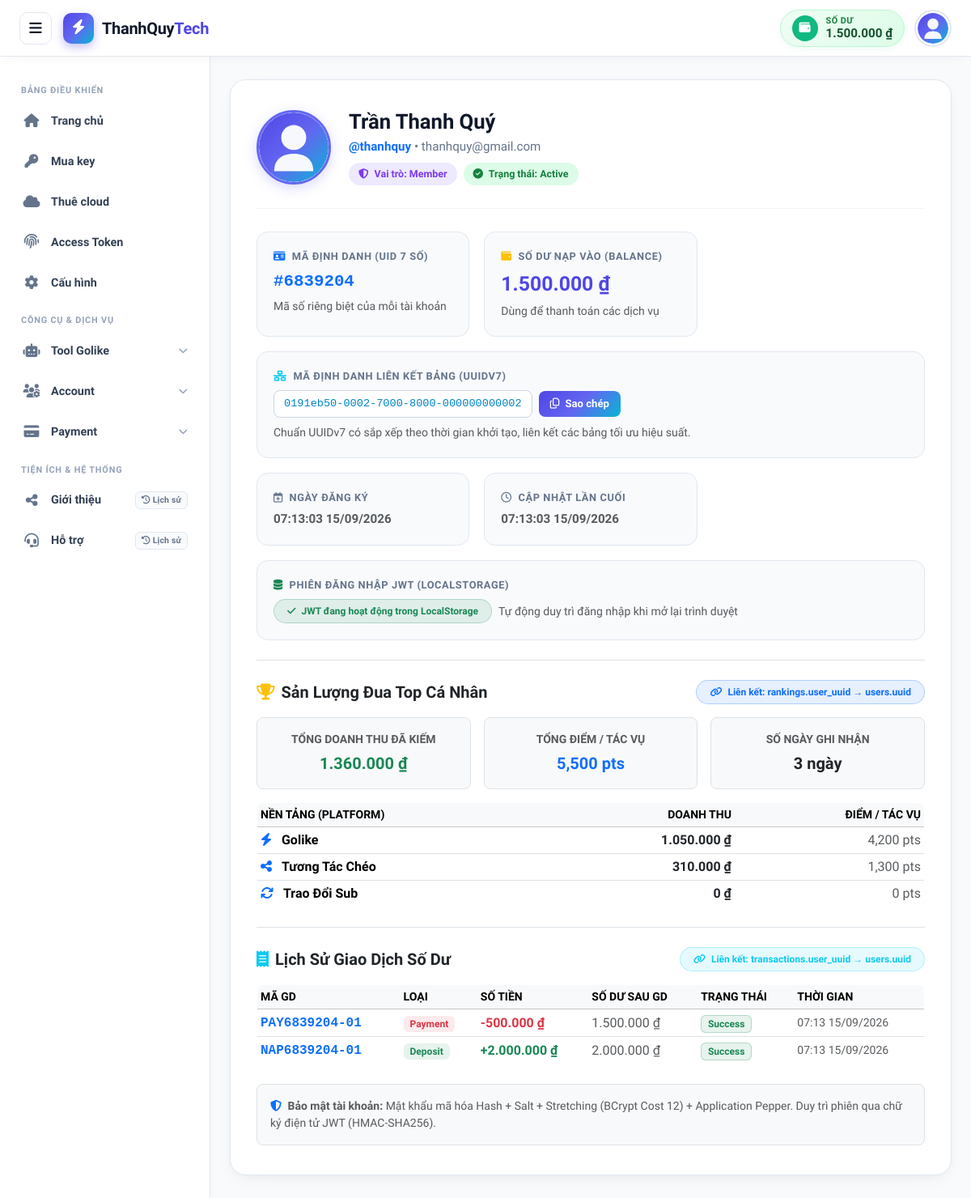
The app's page /profile.php (signed in) with its own data.
### tables this page shows
CREATE TABLE IF NOT EXISTS `users` (
    `id` BIGINT UNSIGNED AUTO_INCREMENT PRIMARY KEY COMMENT 'Khóa chính tự tăng',
    `uid` INT UNSIGNED NOT NULL UNIQUE COMMENT 'Mã định danh riêng biệt (7 chữ số: 1000000 - 9999999)',
    `uuid` CHAR(36) NOT NULL UNIQUE COMMENT 'Định danh duy nhất chuẩn UUIDv7 liên kết giữa các bảng',
    `name` VARCHAR(100) NOT NULL COMMENT 'Tên hiển thị người dùng',
    `username` VARCHAR(50) NOT NULL UNIQUE COMMENT 'Tên đăng nhập (@tên)',
    `password` VARCHAR(255) NOT NULL COMMENT 'Mật khẩu mã hóa Hash + Salt + Stretching (BCRYPT / Argon2ID)',
    `email` VARCHAR(191) NOT NULL UNIQUE COMMENT 'Địa chỉ email duy nhất',
    `balance` DECIMAL(15, 2) NOT NULL DEFAULT 0.00 COMMENT 'Số dư tài khoản nạp vào (VND)',
    `avatar` VARCHAR(255) NOT NULL DEFAULT 'assets/images/default-avatar.svg' COMMENT 'Đường dẫn ảnh đại diện',
    `role` ENUM('Admin', 'Member') NOT NULL DEFAULT 'Member' COMMENT 'Vai trò người dùng trong hệ thống',
    `status` ENUM('Active', 'Inactive', 'Locked') NOT NULL DEFAULT 'Active' COMMENT 'Trạng thái hoạt động của tài khoản',
    `created_at` TIMESTAMP NOT NULL DEFAULT CURRENT_TIMESTAMP COMMENT 'Thời điểm tạo tài khoản',
    `updated_at` TIMESTAMP NOT NULL DEFAULT CURRENT_TIMESTAMP ON UPDATE CURRENT_TIMESTAMP COMMENT 'Thời điểm cập nhật gần nhất',
    
    INDEX `idx_users_uid` (`uid`),
    INDEX `idx_users_uuid` (`uuid`),
    INDEX `idx_users_username` (`username`),
    INDEX `idx_users_email` (`email`),
    INDEX `idx_users_status` (`status`)
);

CREATE TABLE IF NOT EXISTS `transactions` (
    `id` BIGINT UNSIGNED AUTO_INCREMENT PRIMARY KEY,
    `user_uuid` CHAR(36) NOT NULL COMMENT 'Liên kết bảng users.uuid',
    `code` VARCHAR(50) NOT NULL UNIQUE COMMENT 'Mã giao dịch duy nhất (VD: NAP260901, PAY...)',
    `type` ENUM('Deposit', 'Withdraw', 'Payment', 'Refund') NOT NULL DEFAULT 'Deposit' COMMENT 'Loại giao dịch',
    `amount` DECIMAL(15, 2) NOT NULL DEFAULT 0.00 COMMENT 'Số tiền biến động (VND)',
    `balance_before` DECIMAL(15, 2) NOT NULL DEFAULT 0.00 COMMENT 'Số dư tài khoản trước khi giao dịch',
    `balance_after` DECIMAL(15, 2) NOT NULL DEFAULT 0.00 COMMENT 'Số dư tài khoản sau khi giao dịch',
    `status` ENUM('Pending', 'Success', 'Failed', 'Cancelled') NOT NULL DEFAULT 'Success' COMMENT 'Trạng thái giao dịch',
    `note` VARCHAR(255) DEFAULT NULL COMMENT 'Nội dung chi tiết giao dịch',
    `created_at` TIMESTAMP NOT NULL DEFAULT CURRENT_TIMESTAMP,
    
    INDEX `idx_trans_user_uuid` (`user_uuid`),
    INDEX `idx_trans_code` (`code`),
    INDEX `idx_trans_status` (`status`),
    INDEX `idx_trans_created_at` (`created_at`),
    CONSTRAINT `fk_transactions_user_uuid` 
        FOREIGN KEY (`user_uuid`) REFERENCES `users` (`uuid`) 
        ON DELETE CASCADE ON UPDATE CASCADE
);

### profile.php (the view, shortened to what the rows shown need)
<?php
require_once __DIR__ . '/config/config.php';
$stmt = $pdo->prepare("
    SELECT id, uid, uuid, name, username, email, balance, avatar, role, status, created_at, updated_at
    FROM users
    WHERE id = ?
    LIMIT 1
");
$stmt->execute([$_SESSION['user_id']]);
$user = $stmt->fetch();
$userPlatforms = [];
try {
    $stmtPlatformStats = $pdo->prepare("
        SELECT
            p.name as platform_name,
            p.icon as platform_icon,
            COALESCE(SUM(r.amount), 0) as platform_amount,
            COALESCE(SUM(r.points), 0) as platform_points
        FROM platforms p
        LEFT JOIN rankings r ON p.id = r.platform_id AND r.user_uuid = ?
        WHERE p.status = 'Active'
        GROUP BY p.id, p.name, p.icon
        ORDER BY platform_amount DESC
    ");
    $stmtPlatformStats->execute([$user['uuid']]);
    $userPlatforms = $stmtPlatformStats->fetchAll();
} catch (Exception $e) {
}
$userTransactions = [];
try {
    $stmtTrans = $pdo->prepare("
        SELECT code, type, amount, balance_before, balance_after, status, note, created_at
        FROM transactions
        WHERE user_uuid = ?
        ORDER BY id DESC
        LIMIT 5
    ");
    $stmtTrans->execute([$user['uuid']]);
    $userTransactions = $stmtTrans->fetchAll();
} catch (Exception $e) {
}
?>
<!DOCTYPE html>
<html lang="vi">
<head>
    <link href="https://cdn.jsdelivr.net/npm/bootstrap@5.3.3/dist/css/bootstrap.min.css" rel="stylesheet">
    <link rel="stylesheet" href="https://cdnjs.cloudflare.com/ajax/libs/font-awesome/6.5.1/css/all.min.css">
</head>
<body>
    <header class="app-header">
        <div class="header-right">
            <a href="/payments/deposit" class="header-balance-card" title="Nạp tiền vào tài khoản">
                <div class="balance-text-group">
                    <span class="balance-title">Số dư</span>
                    <span class="balance-val"><?= format_currency($user['balance']) ?></span>
                </div>
            </a>
            <div class="user-profile-container" id="userDropdownContainer">
                <button type="button" class="user-profile-toggle" id="userProfileToggle" onclick="toggleUserPopup(event)" aria-expanded="false" title="<?= htmlspecialchars($user['name']) ?>">
                    <img src="<?= htmlspecialchars($user['avatar']) ?>"
                         alt="Avatar"
                         class="user-avatar-small"
                         onerror="this.onerror=null; this.src='assets/images/default-avatar.svg';">
                </button>
            </div>
        </div>
    </header>
    <main class="app-main">
        <div class="profile-container-inner">
        <div class="profile-card">
            <div class="profile-header">
                <div>
                    <img src="<?= htmlspecialchars($user['avatar']) ?>" alt="Avatar" class="profile-avatar">
                </div>
                <div class="flex-grow-1">
                    <h2 class="profile-name"><?= htmlspecialchars($user['name']) ?></h2>
                    <div class="profile-handle">
                        <span class="text-primary fw-semibold"><?= htmlspecialchars($user['username']) ?></span> &bull; <span><?= htmlspecialchars($user['email']) ?></span>
                    </div>
                    <div class="d-flex gap-2 mt-2 flex-wrap">
                        <span class="badge-role">
                            <i class="fa-solid fa-shield-halved me-1"></i> Vai trò: <?= htmlspecialchars($user['role']) ?>
                        </span>
                        <span class="badge-status">
                            <i class="fa-solid fa-circle-check me-1"></i> Trạng thái: <?= htmlspecialchars($user['status']) ?>
                        </span>
                    </div>
                </div>
            </div>
            <div class="stats-grid">
                <div class="stat-box">
                    <div class="stat-label">
                        <i class="fa-solid fa-id-card text-primary me-1"></i> Mã định danh (UID 7 số)
                    </div>
                    <div class="stat-value text-primary font-monospace">
                        #<?= htmlspecialchars($user['uid']) ?>
                    </div>
                    <div class="text-muted small mt-1">Mã số riêng biệt của mỗi tài khoản</div>
                </div>
                <div class="stat-box">
                    <div class="stat-label">
                        <i class="fa-solid fa-wallet text-warning me-1"></i> Số dư nạp vào (Balance)
                    </div>
                    <div class="stat-value highlight">
                        <?= format_currency($user['balance']) ?>
                    </div>
                    <div class="text-muted small mt-1">Dùng để thanh toán các dịch vụ</div>
                </div>
                <div class="stat-box" style="grid-column: 1 / -1;">
                    <div class="d-flex align-items-center gap-2 mt-2 flex-wrap">
                        <span class="uuid-box" id="uuidText"><?= htmlspecialchars($user['uuid']) ?></span>
                        <button type="button" class="btn-gradient-sm" onclick="copyUUID()">
                            <i class="fa-regular fa-copy me-1"></i> Sao chép
                        </button>
                    </div>
                </div>
                <div class="stat-box">
                    <div class="stat-label">
                        <i class="fa-regular fa-calendar-plus me-1"></i> Ngày đăng ký
                    </div>
                    <div class="stat-value text-muted" style="font-size: 0.95rem;">
                        <?= date('H:i:s d/m/Y', strtotime($user['created_at'])) ?>
                    </div>
                </div>
                <div class="stat-box">
                    <div class="stat-label">
                        <i class="fa-regular fa-clock me-1"></i> Cập nhật lần cuối
                    </div>
                    <div class="stat-value text-muted" style="font-size: 0.95rem;">
                        <?= date('H:i:s d/m/Y', strtotime($user['updated_at'])) ?>
                    </div>
                </div>
            </div>
            <div class="mt-4 pt-4 border-top">
                <?php if (!empty($userPlatforms)): ?>
                <div class="table-responsive">
                    <table class="table table-sm table-hover align-middle border mb-0 rounded-3 overflow-hidden">
                        <thead class="table-light small text-muted">
                            <tr>
                                <th>NỀN TẢNG (PLATFORM)</th>
                                <th class="text-end">DOANH THU</th>
                                <th class="text-end">ĐIỂM / TÁC VỤ</th>
                            </tr>
                        </thead>
                    </table>
                </div>
                <?php endif; ?>
            </div>
            <div class="mt-4 pt-4 border-top">
                <?php if (!empty($userTransactions)): ?>
                <div class="table-responsive">
                    <table class="table table-sm table-hover align-middle border mb-0 rounded-3 overflow-hidden">
                        <thead class="table-light small text-muted">
                            <tr>
                                <th>MÃ GD</th>
                                <th>LOẠI</th>
                                <th>SỐ TIỀN</th>
                                <th>SỐ DƯ SAU GD</th>
                                <th>TRẠNG THÁI</th>
                                <th>THỜI GIAN</th>
                            </tr>
                        </thead>
                        <tbody>
                            <?php foreach ($userTransactions as $tx): ?>
                            <tr>
                                <td><span class="font-monospace fw-semibold text-primary"><?= htmlspecialchars($tx['code']) ?></span></td>
                                <td>
                                    <span class="badge bg-<?= ($tx['type'] === 'Deposit') ? 'success' : (($tx['type'] === 'Payment') ? 'danger' : 'secondary') ?> bg-opacity-10 text-<?= ($tx['type'] === 'Deposit') ? 'success' : (($tx['type'] === 'Payment') ? 'danger' : 'secondary') ?> px-2 py-1">
                                        <?= htmlspecialchars($tx['type']) ?>
                                    </span>
                                </td>
                                <td class="fw-bold text-<?= ($tx['type'] === 'Deposit') ? 'success' : 'danger' ?>">
                                    <?= ($tx['type'] === 'Deposit' ? '+' : '-') . format_currency($tx['amount']) ?>
                                </td>
                                <td class="text-muted"><?= format_currency($tx['balance_after']) ?></td>
                                <td>
                                    <span class="badge bg-success bg-opacity-10 text-success border border-success border-opacity-25">
                                        <?= htmlspecialchars($tx['status']) ?>
                                    </span>
                                </td>
                                <td class="text-muted small"><?= date('H:i d/m/Y', strtotime($tx['created_at'])) ?></td>
                            </tr>
                            <?php endforeach; ?>
                        </tbody>
                    </table>
                </div>
                <?php else: ?>
                <div class="p-3 text-center bg-light rounded-3 text-muted small">
                    <i class="fa-solid fa-circle-info me-1"></i> Chưa có ghi nhận giao dịch biến động số dư nào.
                </div>
                <?php endif; ?>
            </div>
        </div>
        </div>
    </main>
</body>
</html>

### records on screen
users: balance "1.500.000 ₫", avatar (placeholder picture), name "Trần Thanh Quý", username "@thanhquy", email "thanhquy@gmail.com", role "Member", status "Active", uid "6839204", uuid "0191eb50-0002-7000-8000-000000000002", created_at "07:13:03 15/09/2026", updated_at "07:13:03 15/09/2026"
transactions: code "PAY6839204-01", type "Payment", amount "500.000 ₫", balance_after "1.500.000 ₫", status "Success", created_at "07:13 15/09/2026"
transactions: code "NAP6839204-01", type "Deposit", amount "2.000.000 ₫", balance_after "2.000.000 ₫", status "Success", created_at "07:13 15/09/2026"

### other values on screen
format_currency($userRankStats['total_earned']) "1.360.000 ₫"
$userRankStats['total_points'] "5,500"
$userRankStats['active_days'] "3"
$up['platform_name'] "Golike"
format_currency($up['platform_amount']) "1.050.000 ₫"
$up['platform_points'] "4,200"
$up['platform_name'] "Tương Tác Chéo"
format_currency($up['platform_amount']) "310.000 ₫"
$up['platform_points'] "1,300"
$up['platform_name'] "Trao Đổi Sub"
format_currency($up['platform_amount']) "0 ₫"
$up['platform_points'] "0"
